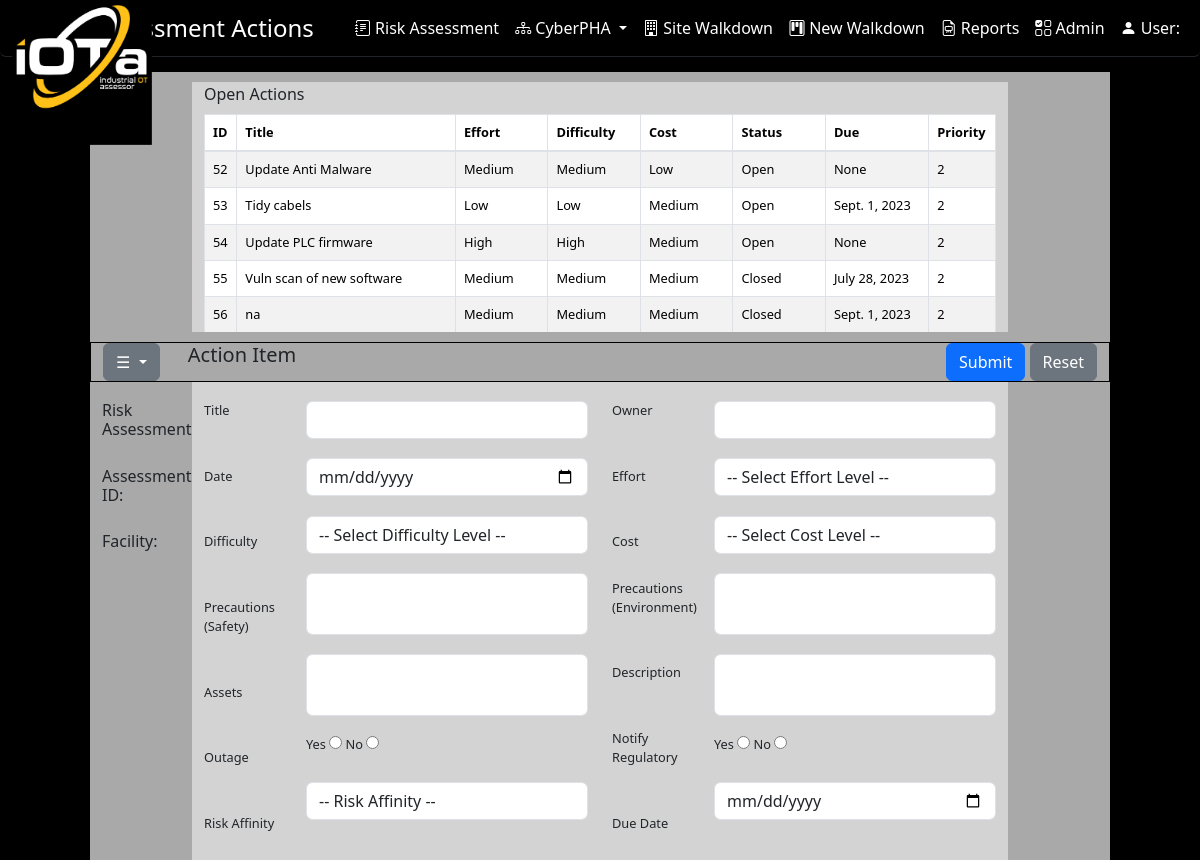
The page /OTRisk/raw_action on the database as committed earlier.
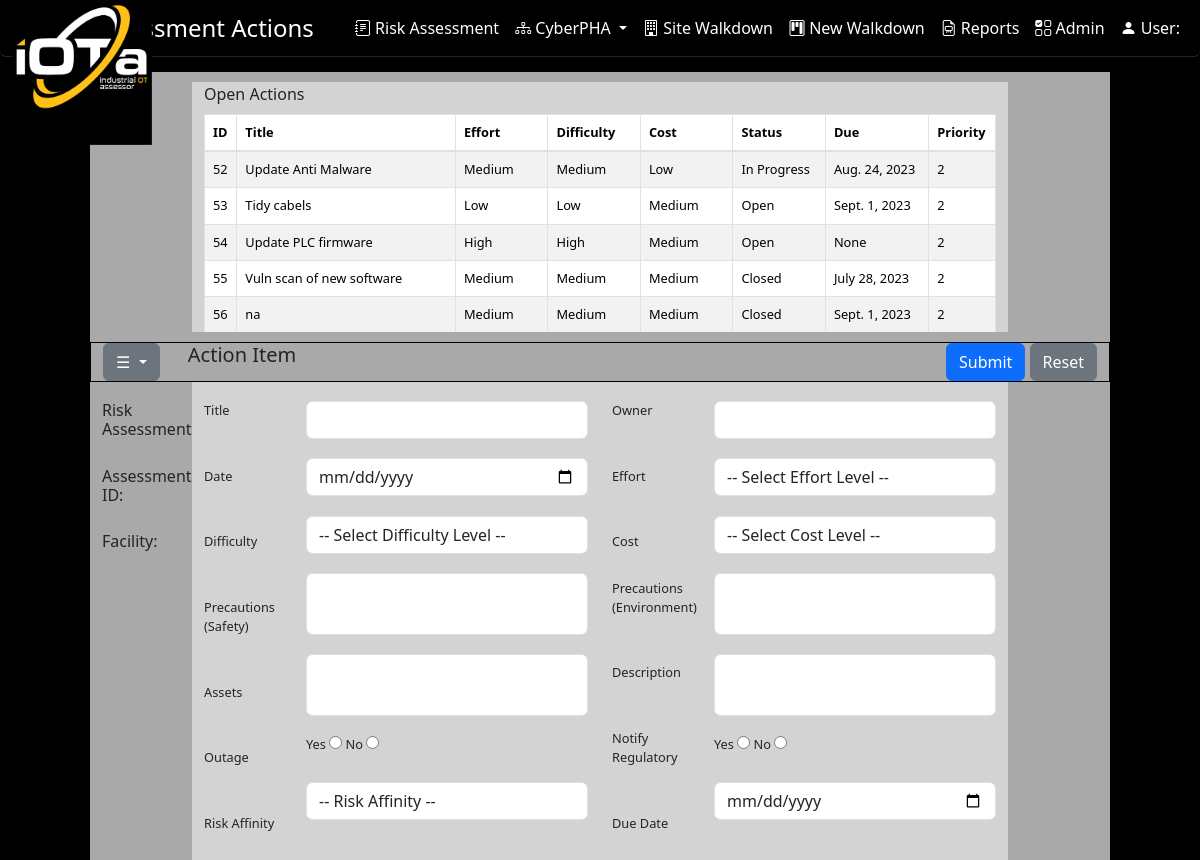
The same page on the database as committed later.
### OTRisk/models/raw.py (models this page shows)
class RAActions(models.Model):
    ID = models.AutoField(primary_key=True)
    RAWorksheetID = models.ForeignKey(RAWorksheet, on_delete=models.CASCADE, db_column='RAWorksheetID')
    phaID = models.IntegerField()
    actionTitle = models.CharField(max_length=255)
    actionOwner = models.CharField(max_length=255)
    actionDate = models.CharField(max_length=255)
    actionEffort = models.CharField(max_length=255)
    actionDifficulty = models.CharField(max_length=1)
    actionCost = models.CharField(max_length=1)
    actionStatus = models.CharField(max_length=50)
    actionDescription = models.CharField(max_length=255)
    actionDueDate = models.DateField()
    actionPriority = models.IntegerField()
    actionAssets = models.TextField()
    actionAffinity = models.TextField()
    outageWWW = models.CharField(max_length=3)
    outagePS = models.CharField(max_length=3)
    outageIT = models.CharField(max_length=3)
    outageEMS = models.CharField(max_length=3)
    outageICS = models.CharField(max_length=3)
    outageSIS = models.CharField(max_length=3)
    organizationid = models.ForeignKey(Organization, on_delete=models.CASCADE, verbose_name="Organization",
                                       related_name="ra_actions")
    userid = models.ForeignKey(User, on_delete=models.CASCADE, verbose_name="User", related_name="ra_actions")
    history = models.TextField()
    class Meta:
        db_table = 'tblRawActions'

### OTRisk/raw_views.py (the view, shortened to what this page needs)
# urls.py: path('raw_action', views.raw_action, name='raw_action'),
def raw_action(request):
    print(f"{request.POST}")
    raw_actions = RAActions.objects.all()
    return render(request, 'raw_action.html', {
        'raw_actions': raw_actions
    })

### OTRisk/templates/OTRisk/raw_action.html (shortened to what this page needs)
{% load static %}
<!DOCTYPE html>
<html lang="">
<head>
<link rel="stylesheet" href="https://stackpath.bootstrapcdn.com/bootstrap/4.1.1/css/bootstrap.min.css">
<link rel="stylesheet" href="https://cdnjs.cloudflare.com/ajax/libs/bootstrap-select/1.13.1/css/bootstrap-select.min.css">
<link href="https://cdn.jsdelivr.net/npm/bootstrap-icons@1.7.1/font/bootstrap-icons.css" rel="stylesheet">
    <link rel="stylesheet" href="http://cdn.datatables.net/1.10.2/css/jquery.dataTables.min.css">
    <link href="https://cdn.jsdelivr.net/npm/select2@4.1.0-beta.1/dist/css/select2.min.css" rel="stylesheet" />
 {% load django_bootstrap5 %}
 {% bootstrap_css %}
</head>
<body style="background-color: black">
<nav class="navbar navbar-expand-lg navbar-scroll fixed-top shadow-0 border-bottom border-dark rounded">
  <div class="container-fluid d-flex justify-content-between">
   <a class="navbar-brand" href="{% url 'OTRisk:dashboardhome' %}"><img src="/static/images/logo1-2.jpg" style="height: 140px; width: 140px" class="navbar-logo" alt="">  </a>
      <h4 class="my-auto text-center flex-grow-1"><font color="white">Risk Assessment Actions</font></h4>
    <div class="collapse navbar-collapse" id="navbarSupportedContent">
      <ul class="navbar-nav ms-auto">
        <li class="nav-item">
          <a class="nav-link" href="{% url 'OTRisk:qraw' %}"><i class="bi bi-journal-text"></i> Risk Assessment</a>
        </li>
        <li class="nav-item dropdown">
            <a class="nav-link dropdown-toggle" href="#" id="navbarDropdown" role="button" data-bs-toggle="dropdown" aria-expanded="false">
                <i class="bi bi-diagram-3"></i> CyberPHA
              </a>
        </li>
        <li class="nav-item">
          <a class="nav-link" href="{% url 'OTRisk:site_walkdown' %}"><i class="bi bi-building"></i> Site Walkdown</a>
        </li>
        <li class="nav-item">
          <a class="nav-link" href="{% url 'OTRisk:walkdown' %}" tabindex="-1" ><i class="bi bi-kanban"></i> New Walkdown</a>
        </li>
        <li class="nav-item">
          <a class="nav-link" href="#" tabindex="-1" ><i class="bi-file-earmark-easel"></i> Reports</a>
        </li>
        <li class="nav-item">
          <a class="nav-link" href="#" tabindex="-1" ><i class="bi bi-ui-checks-grid"></i> Admin</a>
      </li>
        <li class="nav-item">
          <a class="nav-link" href="{% url 'accounts:profile' %}">
          <i class="bi bi-person-fill"></i> User: {{ user.first_name }} {{ user.last_name }}
        </a>
        </li>
      </ul>
    </div>
  </div>
</nav>
<br><br><br>
    <form name="frm_raw_action" id="frm_raw_action" method="POST" action="{% url 'OTRisk:raw_action' %}">
    <div class="row">
        <div class="col-md-1 "></div>
        <div class="col-md-10 ">
         <div class="row" style="background-color: darkgray; height: 10px"></div>
       </div>
        <div class="col-md-1 "></div>
    </div>
    <div class="row" style="height: 250px">
        <div class="col-md-1"></div>
        <div class="col-md-8" id="statDisplay" style="background-color: lightgrey">
            <label for="actionTable" class="form-label">Open Actions</label>
            <table id="actionTable" class="table table-striped table-bordered small-font">
            <thead>
                <tr>
                    <th>ID</th>
                    <th>Title</th>
                    <th>Effort</th>
                    <th>Difficulty</th>
                    <th>Cost</th>
                    <th>Status</th>
                    <th>Due</th>
                    <th>Priority</th>
                </tr>
            </thead>
            <tbody>
                {% for raw_actions in raw_actions %}
                    <tr data-description="{{ raw_actions.actionDescription }}">
                        <td>{{ raw_actions.ID }}</td>
                        <td>{{ raw_actions.actionTitle }}</td>
                        <td>{{ raw_actions.actionEffort }}</td>
                        <td>{{ raw_actions.actionDifficulty }}</td>
                        <td>{{ raw_actions.actionCost }}</td>
                        <td>{{ raw_actions.actionStatus }}</td>
                        <td>{{ raw_actions.actionDueDate }}</td>
                        <td>{{ raw_actions.actionPriority }}</td>
                    </tr>
                {% endfor %}
            </tbody>
            </table>
        </div>
        <div class="col-md-1"></div>
    </div>
    <div class="row">
        <div class="col-md-1 "></div>
        <div class="col-md-10 ">
         <div class="row" style="background-color: darkgray; height: 10px"></div>
       </div>
        <div class="col-md-1 "></div>
    </div>
    <div class="row">
        <div class="col-md-1 "></div>
        <div class="col-md-10 ">
         <div class="row" style="background-color: darkgray; height: 40px; border: 1px solid black;">
             <div class="col-md-1 text-left">
                 <div class="dropdown">
                    <button class="btn btn-secondary dropdown-toggle" type="button" id="dropdownMenuButton" data-toggle="dropdown" aria-haspopup="true" aria-expanded="false">
                        &#9776;
                    </button>
                </div>
             </div>
             <div class="col-md-2 text-left">
                <h5>Action Item</h5>
             </div>
             <div class="col-md-3 text-left"></div>
            <div class="col-md-6 text-right">
                <button type="submit" class="btn btn-primary">Submit</button>
                <button type="button" class="btn btn-secondary">Reset</button>
            </div>
        </div>
       </div>
        <div class="col-md-1 "></div>
    </div>
    <div class="row small-font">
        <div class="col-md-1"></div>
        <div class="col-md-1" style="background-color: darkgray">
            <br>
            <h6>Risk Assessment:</h6>
            <h6>Assessment ID:</h6>
            <h6>Facility:</h6>
        </div>
        <div class="col-md-1" style="background-color: lightgrey">
            <br>
            <label class="form-label">Title</label><br><br><br>
            <label class="form-label">Date</label><br><br><br>
            <label class="form-label">Difficulty</label><br><br><br>
            <label class="form-label">Precautions (Safety)</label><br><br><br>
            <label class="form-label">Assets</label><br><br><br>
            <label class="form-label">Outage</label><br><br><br>
            <label class="form-label">Risk Affinity</label><br><br>
       </div>
        <div class="col-md-3" style="background-color: lightgrey">
            <br>
            <input type="text" id="actionTitle" name="actionTitle" class="form-control" /><br>
            <input type="date" id="actionDate" name="actionDate" class="form-control" /><br>
            <select id="actionDifficulty" name="actionDifficulty" class="form-control"><br>
                <option>-- Select Difficulty Level --</option>
            </select>
            <br>
            <textarea class="form-control" rows="2" id="safetyPrecautions" name="safetyPrecautions" style="resize: none"></textarea><br>
            <textarea class="form-control" rows="2" id="actionAssets" name="actionAssets" style="resize: none"></textarea><br>
                <label for="yes">Yes</label>
                <input type="radio" id="yes" name="actionOutageYesNo" value="yes">
                <label for="no">No</label>
                <input type="radio" id="no" name="actionOutageYesNo" value="no">
            <br><br>
            <select id="actionEffective" name="actionEffective" class="form-control">
                <option>-- Risk Affinity --</option>
            </select>
            <br>
       </div>
        <div class="col-md-1" style="background-color: lightgrey">
            <br>
            <label class="form-label">Owner</label><br><br><br>
            <label class="form-label">Effort</label><br><br><br>
            <label class="form-label">Cost</label><br><br>
            <label class="form-label">Precautions (Environment)</label><br><br><br>
            <label class="form-label">Description</label><br><br><br>
            <label class="form-label">Notify Regulatory</label><br><br><br>
            <label class="form-label">Due Date</label><br><br>
       </div>
        <div class="col-md-3" style="background-color: lightgrey">
            <br>
            <input type="text" id="actionOwner" name="actionOwner" class="form-control" /><br>
            <select id="actionEffort" name="actionEffort" class="form-control">
                <option>-- Select Effort Level --</option>
            </select>
            <br>
            <select id="actionCost" name="actionCost" class="form-control"><br>
                <option>-- Select Cost Level --</option>
            </select>
            <br>
            <textarea class="form-control" rows="2" id="environmentPrecautions" name="environmentPrecautions" style="resize: none"></textarea>
            <br>
            <textarea class="form-control" rows="2" id="actionDescription" name="actionDescription" style="resize: none"></textarea>
            <br>
                <label for="yes">Yes</label>
                <input type="radio" id="yes" name="actionRegsYesNo" value="yes">
                <label for="no">No</label>
                <input type="radio" id="no" name="actionRegsYesNo" value="no">
            <br><br>
            <input type="date" id="dueDate" name="dueDate" class="form-control" oninput="validateDate()" />
       </div>
        <div class="col-md-1" style="background-color: darkgray"></div>
        <div class="col-md-1"></div>
    </div>
    </form>
</body>
</html>

### OTRisk/templates/OTRisk/raw_action.html (style rules this page uses)
.small-font { font-size: 0.8rem; }
.navbar-scroll .nav-link, .navbar-scroll .navbar-toggler-icon, .navbar-scroll .navbar-brand { color: #ffffff; }
.navbar-scroll { background-color: #000000; text-decoration-color: #FFFFFF; }
.navbar-scrolled .nav-link, .navbar-scrolled .navbar-toggler-icon, .navbar-scroll .navbar-brand { color: #262626; }
.navbar-logo { position: absolute; top: 5px; left: 5; height: 100px; z-index: 10; }

Rows that differ between the two databases and show on the page:
changed RAActions "Update Anti Malware": actionStatus "Open" → "In Progress"; actionDueDate "None" → "Aug. 24, 2023"
